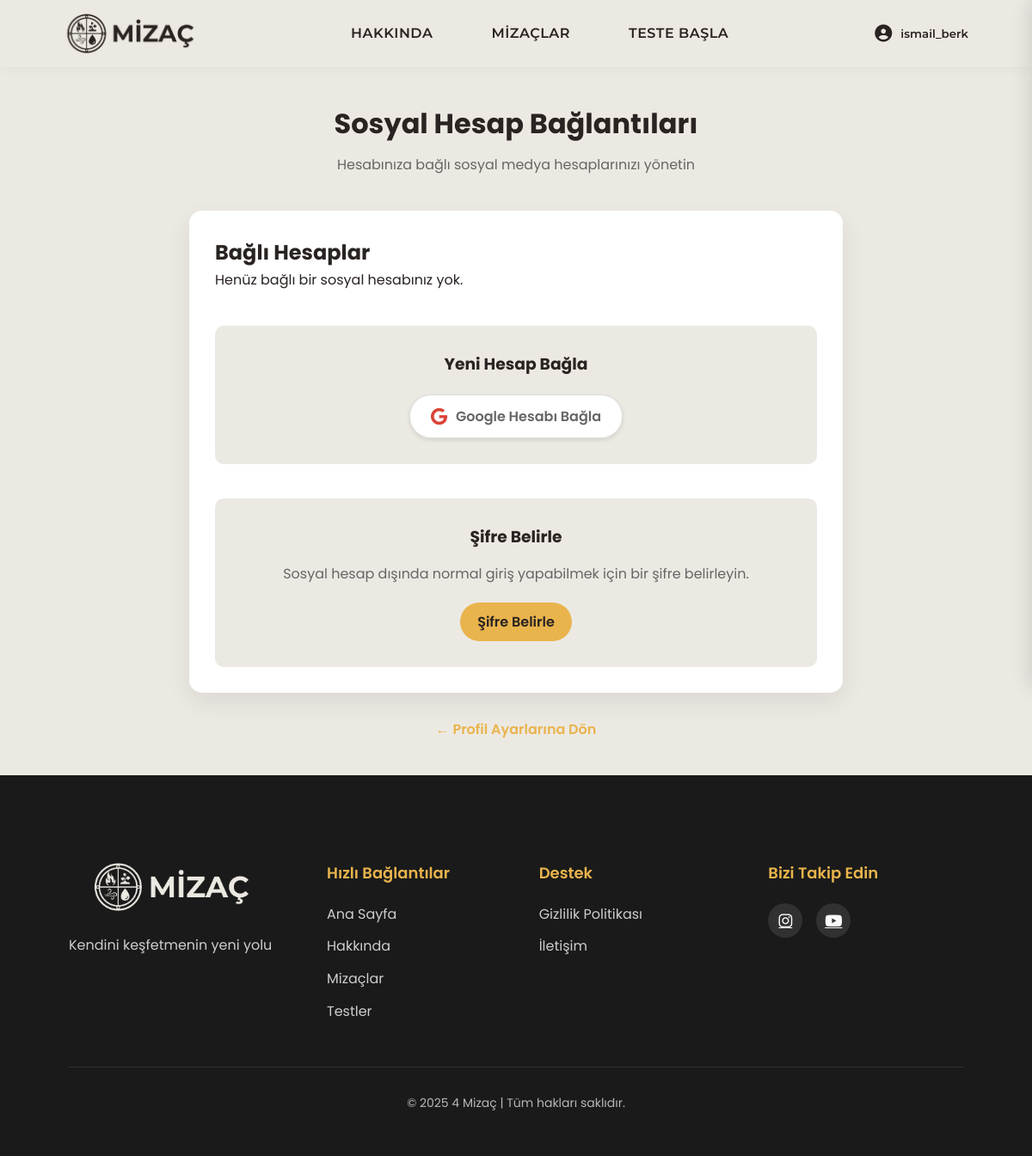
/accounts/social/ (signed in), run on an earlier commit of the app's database.
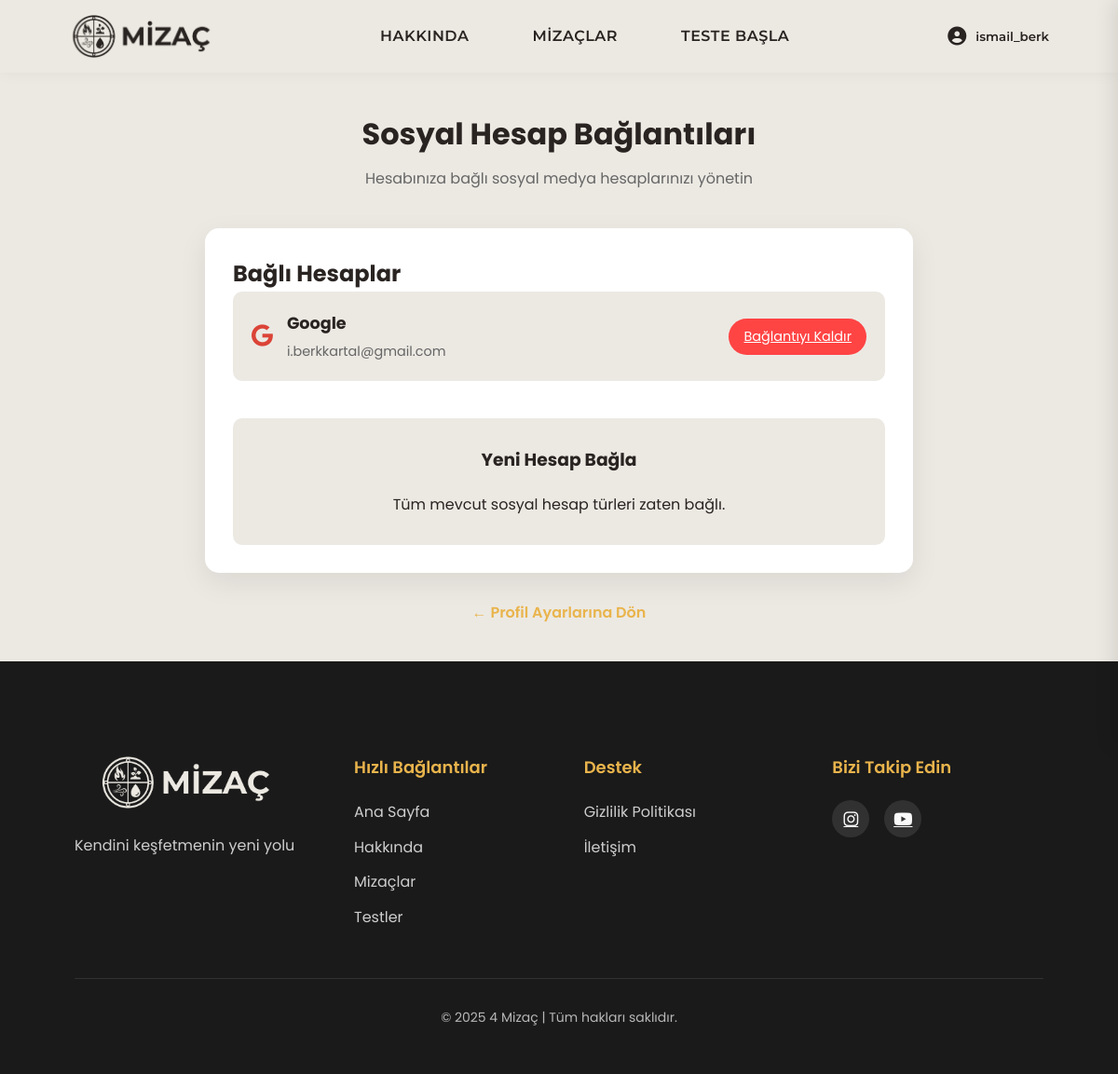
And on a later commit of the database.
### accounts/models.py (models this page shows, shortened)
class SocialAccount(models.Model):
    PROVIDER_CHOICES = [
        ('google', 'Google'),
    ]
    user = models.ForeignKey(User, on_delete=models.CASCADE, related_name='social_accounts')
    provider = models.CharField(max_length=30, choices=PROVIDER_CHOICES)
    uid = models.CharField(max_length=255, help_text="Provider'dan gelen unique ID")
    email = models.EmailField()
    extra_data = models.JSONField(default=dict, blank=True)
    created_at = models.DateTimeField(auto_now_add=True)
    updated_at = models.DateTimeField(auto_now=True)
    class Meta:
        unique_together = ('provider', 'uid')
        verbose_name = 'Sosyal Hesap'
        verbose_name_plural = 'Sosyal Hesaplar'

### accounts/views.py (the view)
# urls.py: path('social/', views.social_accounts, name='social_accounts'),
@login_required
def social_accounts(request):
    from .models import SocialAccount
    social_accounts = SocialAccount.objects.filter(user=request.user)
    has_google = social_accounts.filter(provider='google').exists()
    return render(request, 'accounts/social_accounts.html', {
        'social_accounts': social_accounts,
        'has_google': has_google
    })

### templates/accounts/social_accounts.html (shortened to what this page needs)
{% extends 'base.html' %}
{% load static %}
{% block extra_css %}
<link rel="stylesheet" href="{% static 'css/profiles.css' %}">
{% endblock %}
{% block content %}
<div class="social-accounts-container">
    <div class="social-header">
        <h1>Sosyal Hesap Bağlantıları</h1>
        <p>Hesabınıza bağlı sosyal medya hesaplarınızı yönetin</p>
    </div>
    <div class="social-card">
        <div class="connected-accounts">
            <h2>Bağlı Hesaplar</h2>
            {% if social_accounts %}
                {% for account in social_accounts %}
                    <div class="account-item">
                        <div class="account-info">
                            <div class="account-icon">
                                {% if account.provider == 'google' %}
                                    <i class="fab fa-google"></i>
                                {% endif %}
                            </div>
                            <div class="account-details">
                                <h4>{{ account.provider|title }}</h4>
                                <p>{{ account.email }}</p>
                            </div>
                        </div>
                        {% if user.has_usable_password or social_accounts.count > 1 %}
                            <a href="{% url 'disconnect_social' account.provider %}"
                               class="disconnect-btn"
                               onclick="return confirm('Bu hesap bağlantısını kaldırmak istediğinize emin misiniz?')">
                                Bağlantıyı Kaldır
                            </a>
                        {% else %}
                            <span class="text-muted">Son giriş yöntemi</span>
                        {% endif %}
                    </div>
                {% endfor %}
            {% else %}
                <p>Henüz bağlı bir sosyal hesabınız yok.</p>
            {% endif %}
        </div>
        <div class="add-account">
            <h3>Yeni Hesap Bağla</h3>
            {% if not has_google %}
                <a href="{% url 'connect_google' %}" class="connect-google-btn">
                    <i class="fab fa-google"></i> Google Hesabı Bağla
                </a>
            {% else %}
                <p>Tüm mevcut sosyal hesap türleri zaten bağlı.</p>
            {% endif %}
        </div>
        {% if not user.has_usable_password %}
            <div class="password-section">
                <h3>Şifre Belirle</h3>
                <p>Sosyal hesap dışında normal giriş yapabilmek için bir şifre belirleyin.</p>
                <a href="{% url 'set_password' %}" class="set-password-btn">
                    Şifre Belirle
                </a>
            </div>
        {% endif %}
    </div>
    <div class="back-link">
        <a href="{% url 'profiles' %}">← Profil Ayarlarına Dön</a>
    </div>
</div>
{% endblock %}

### templates/base.html (shortened to what this page needs)
{% load static %}
<!DOCTYPE html>
<html lang="tr">
<head>
    {% load static %}
    <link rel="stylesheet" href="{% static 'css/base.css' %}">
    {% block extra_css %}{% endblock %}
    <link href="https://cdnjs.cloudflare.com/ajax/libs/font-awesome/6.4.0/css/all.min.css" rel="stylesheet">
</head>
<body>
    <div class="page-container">
        <header class="nav-container">
            <div class="header-content">
                <a href="{% url 'index' %}" class="logo">
                    <img src="{% static 'images/logo.jpg' %}" alt="MİZAÇ" class="logo-img">
                </a>
                <nav class="nav-links">
                    <a href="{% url 'about' %}" class="nav-item">HAKKINDA</a>
                    <a href="{% url 'temperaments' %}" class="nav-item">MİZAÇLAR</a>
                    <a href="{% url 'test_list' %}" class="nav-item">TESTE BAŞLA</a>
                </nav>
                {% if user.is_authenticated %}
                <div class="profile-container">
                    <button class="profile-button">
                        <i class="fas fa-user-circle"></i>
                        <span class="username-display">{{ user.username }}</span>
                    </button>
                </div>
                {% else %}
                    <a href="{% url 'login' %}" class="login-button"><i class="fas fa-sign-in-alt"></i> GİRİŞ YAP</a>
                {% endif %}
            </div>
        </header>
        <main>
            {% block content %}{% endblock %}
        </main>
        <footer>
            <div class="container">
                <div class="footer-content">
                    <div class="footer-logo">
                        <img src="{% static 'images/l2.jpg' %}" alt="MİZAÇ" class="footer-logo-img">
                        <p>Kendini keşfetmenin yeni yolu</p>
                    </div>
                    <div class="footer-links">
                        <div class="footer-column">
                            <h3>Hızlı Bağlantılar</h3>
                            <ul>
                                <li><a href="{% url 'index' %}">Ana Sayfa</a></li>
                                <li><a href="{% url 'about' %}">Hakkında</a></li>
                                <li><a href="{% url 'temperaments' %}">Mizaçlar</a></li>
                                <li><a href="{% url 'test_list' %}">Testler</a></li>
                            </ul>
                        </div>
                        <div class="footer-column">
                            <h3>Destek</h3>
                            <ul>
                                <li><a href="#">Gizlilik Politikası</a></li>
                                <li><a href="{% url 'about' %}">İletişim</a></li>
                            </ul>
                        </div>
                    </div>
                    <div class="footer-social">
                        <h3>Bizi Takip Edin</h3>
                        <div class="social-icons">
                            <a href="#" aria-label="Instagram"><i class="fab fa-instagram"></i></a>
                            <a href="#" aria-label="Youtube"><i class="fab fa-youtube"></i></a>
                        </div>
                    </div>
                </div>
                <div class="footer-bottom">
                    <p>&copy; 2025 4 Mizaç | Tüm hakları saklıdır.</p>
                </div>
            </div>
        </footer>
    </div>
</body>
</html>

### static/css/base.css (style rules this page uses)
* { margin: 0; padding: 0; box-sizing: border-box; }
:root { --primary-color: #292321; --secondary-color: #ece9e3; --accent-color: #e9b44c; --text-color: #292321; --light-text: #fafafa; --dark-bg: #1a1a1a; --border-radius: 16px; --card-radius: 20px; --box-shadow: 0 10px 30px rgba(0, 0, 0, 0.07); --card-shadow: 0 15px 35px rgba(0, 0, 0, 0.08); --transition: all 0.3s cubic-bezier(0.25, 0.8, 0.25, 1); }
body { font-family: 'Poppins', sans-serif; background-color: var(--secondary-color); color: var(--text-color); max-width: 100vw; overflow-x: hidden; line-height: 1.6; }
html, body { height: 100%; }
.page-container { display: flex; flex-direction: column; min-height: 100vh; }
.container { width: 90%; max-width: 1200px; margin: 0 auto; padding: 20px; }
.nav-container { display: flex; justify-content: space-between; align-items: center; padding: 15px 5%; background-color: #ece9e3; backdrop-filter: blur(10px); box-shadow: 0 2px 15px rgba(0, 0, 0, 0.04); position: sticky; top: 0; z-index: 1000; transition: var(--transition); }
.header-content { display: flex; justify-content: space-between; align-items: center; width: 100%; }
.logo { display: flex; align-items: center; }
.logo-img { height: 48px; width: auto; border-radius: 10px; transition: var(--transition); }
.nav-links { display: flex; gap: 36px; }
.nav-item, .login-button { font-family: 'Montserrat', sans-serif; font-weight: 600; text-decoration: none; color: var(--primary-color); padding: 8px 16px; transition: var(--transition); position: relative; letter-spacing: 0.5px; }
.nav-item::after, .login-button::after { content: ''; position: absolute; width: 0; height: 2px; bottom: 0; left: 50%; background-color: var(--accent-color); transition: var(--transition); transform: translateX(-50%); }
.profile-container { position: relative; }
.profile-button { display: flex; align-items: center; gap: 10px; background: none; border: 2px solid transparent; border-radius: var(--border-radius); cursor: pointer; padding: 8px 12px; transition: var(--transition); color: var(--primary-color); }
.profile-button i { font-size: 20px; color: var(--primary-color); }
.username-display { font-weight: 600; color: var(--primary-color); font-family: 'Montserrat', sans-serif; }
footer { background-color: var(--dark-bg); color: var(--light-text); padding: 80px 0 30px; margin-top: auto; }
.footer-content { display: grid; grid-template-columns: 1fr 2fr 1fr; gap: 60px; max-width: 1200px; margin: 0 auto; padding-bottom: 40px; border-bottom: 1px solid rgba(255, 255, 255, 0.1); }
.footer-logo { display: flex; flex-direction: column; gap: 15px; }
.footer-logo-img { height: 60px; border-radius: 10px; }
.footer-logo p { font-size: 16px; opacity: 0.8; margin-top: 10px; }
.footer-links { display: grid; grid-template-columns: repeat(2, 1fr); gap: 40px; }
.footer-column h3 { font-size: 18px; margin-bottom: 20px; color: var(--accent-color); font-weight: 600; }
.footer-column ul { list-style: none; }
.footer-column ul li { margin-bottom: 12px; }
.footer-column ul li a { color: var(--light-text); text-decoration: none; transition: var(--transition); opacity: 0.8; }
.footer-social h3 { font-size: 18px; margin-bottom: 20px; color: var(--accent-color); font-weight: 600; }
.social-icons { display: flex; gap: 16px; margin-top: 15px; }
.social-icons a { color: var(--light-text); font-size: 18px; transition: var(--transition); background-color: rgba(255, 255, 255, 0.1); border-radius: 50%; width: 40px; height: 40px; display: flex; align-items: center; justify-content: center; }
.footer-bottom { text-align: center; padding-top: 30px; font-size: 14px; opacity: 0.7; }

What changed in the data, as far as the page shows it:
added SocialAccount: provider "Google", email "i.berkkartal@gmail.com"
Also different on the page:
text no longer shown: "Henüz bağlı bir sosyal hesabınız yok. Google Hesabı Bağla Şifre Belirle Sosyal hesap dışında normal giriş yapabilmek için bir şifre belirleyin. Şifre Belirle"
text now shown: "Tüm mevcut sosyal hesap türleri zaten bağlı."
